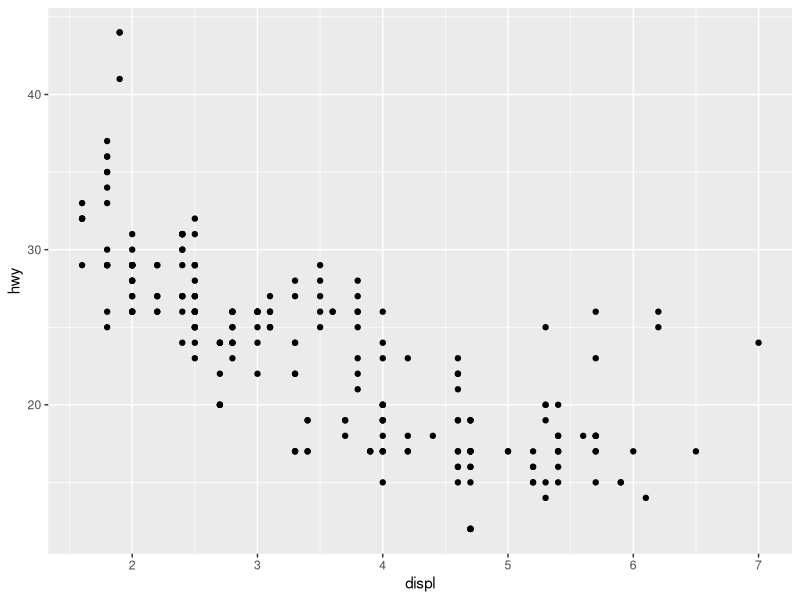
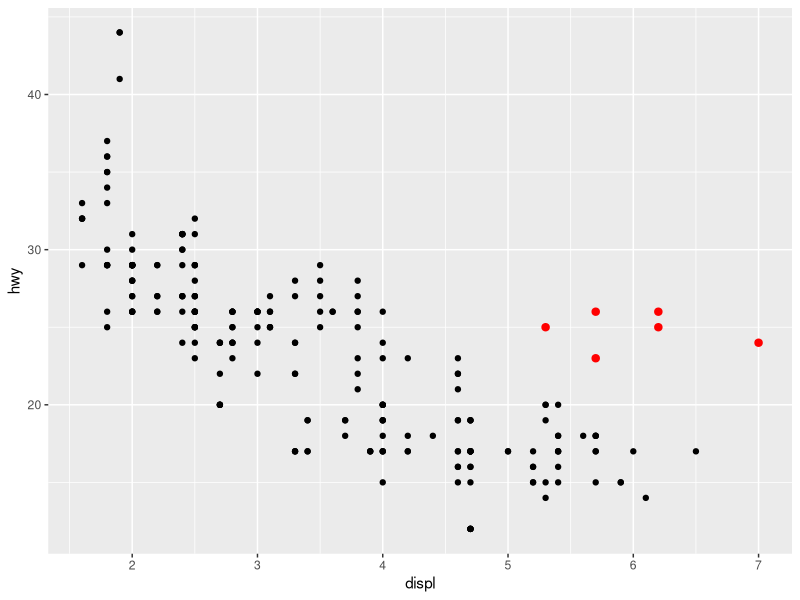
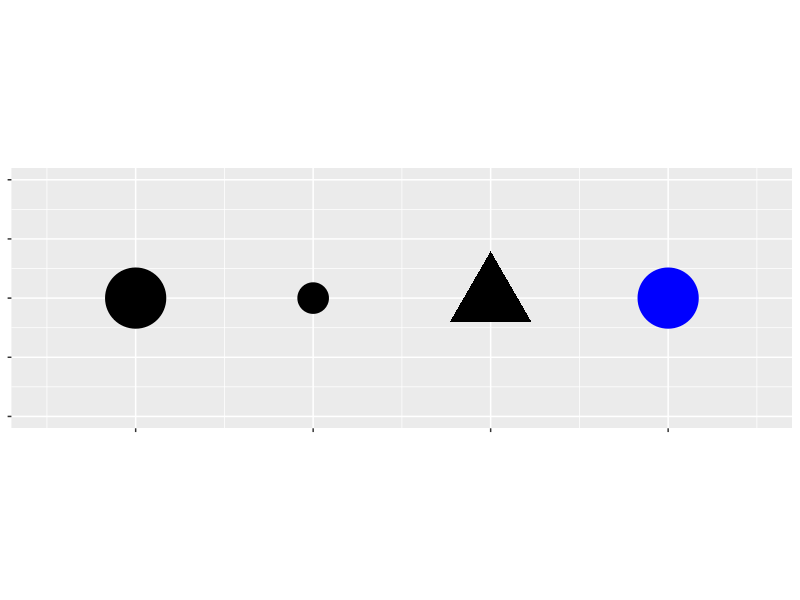
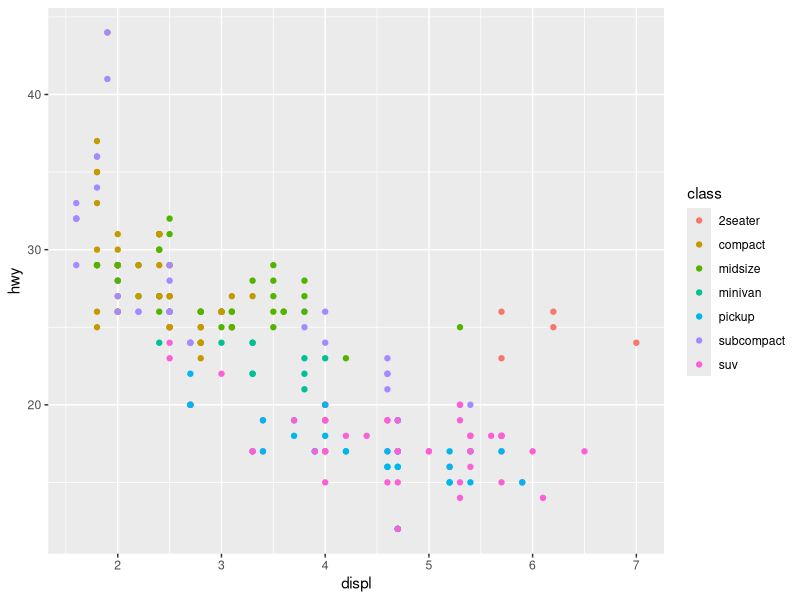
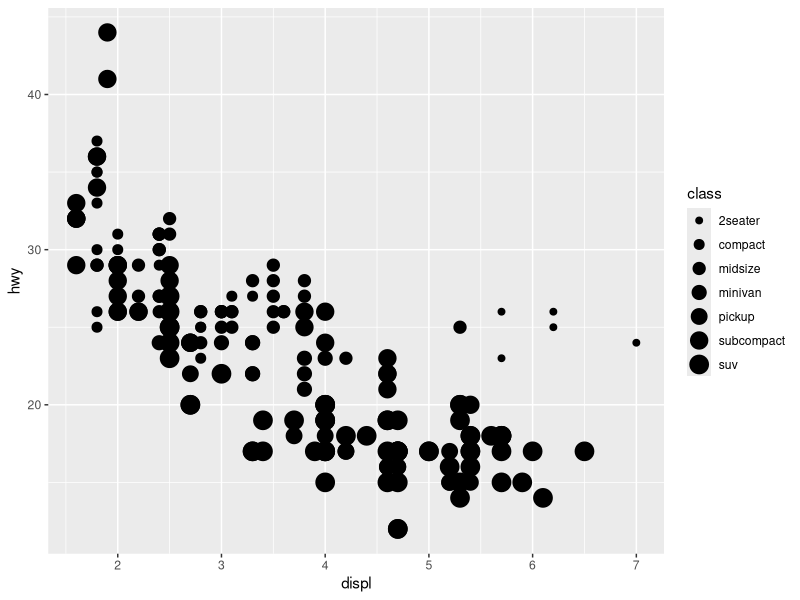
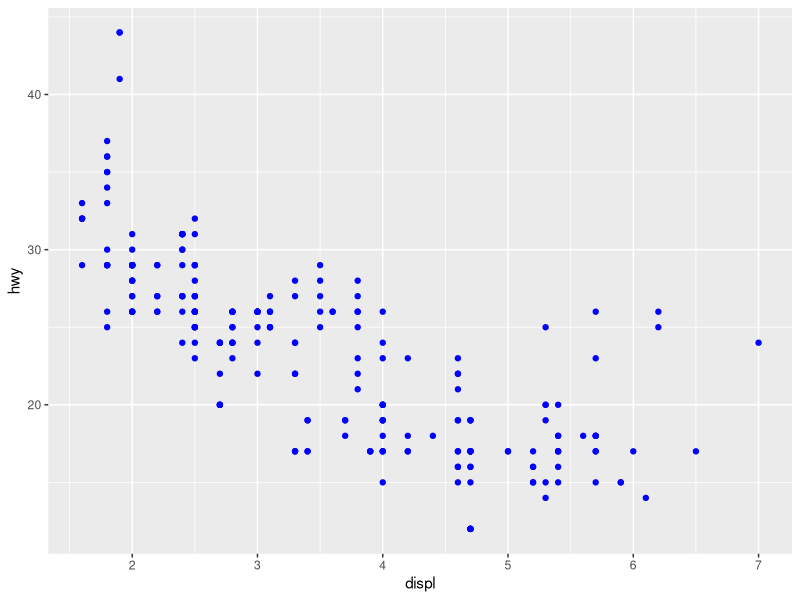
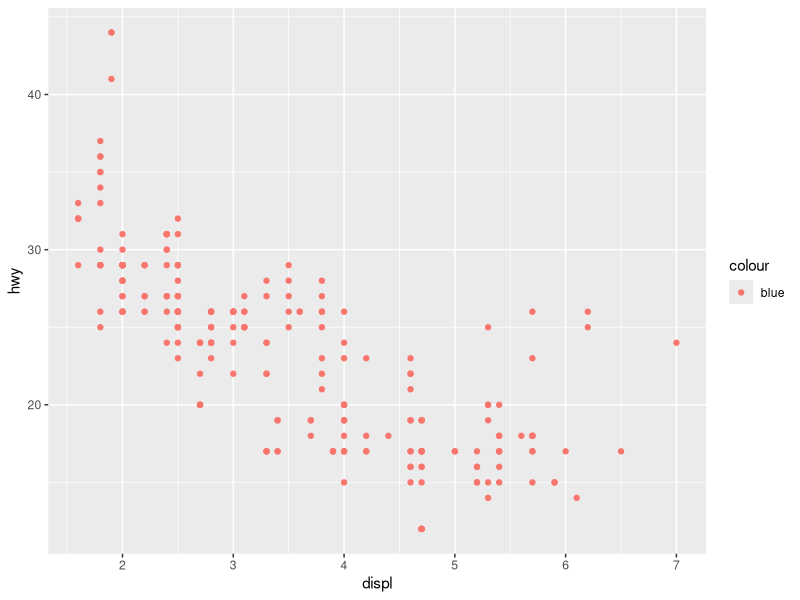
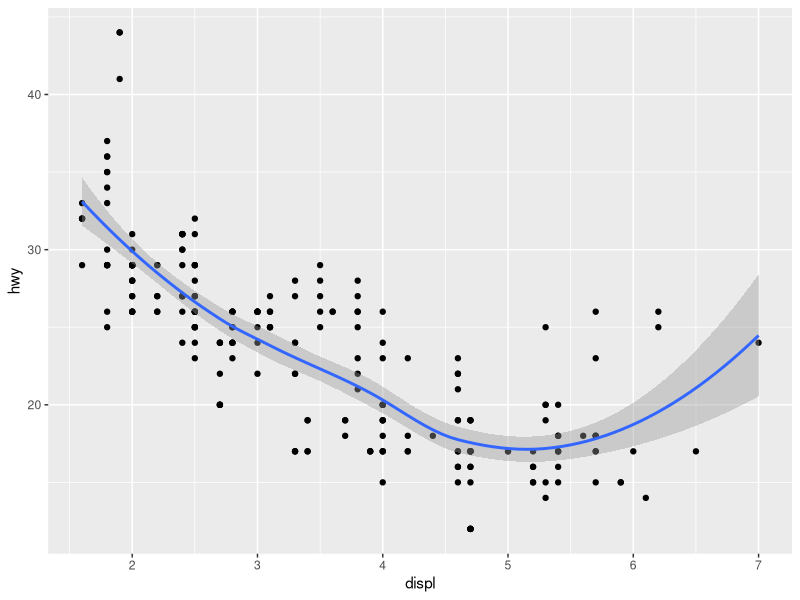

Write the R code that produced these figures, in order.
## ---- chunk 1
library(tidyverse)
## ---- chunk 2
mpg
## ---- chunk 3
ggplot(data = mpg) + 
  geom_point(mapping = aes(x = displ, y = hwy))
## ---- chunk 4
# YOUR CODE HERE
## ---- chunk 5
ggplot(data = mpg, mapping = aes(x = displ, y = hwy)) +
  geom_point() + 
  geom_point(data = dplyr::filter(mpg, displ > 5, hwy > 20), colour = "red", size = 2.2)
## ---- chunk 6
ggplot() +
  geom_point(aes(1, 1), size = 20) +
  geom_point(aes(2, 1), size = 10) + 
  geom_point(aes(3, 1), size = 20, shape = 17) + 
  geom_point(aes(4, 1), size = 20, colour = "blue") + 
  scale_x_continuous(NULL, limits = c(0.5, 4.5), labels = NULL) + 
  scale_y_continuous(NULL, limits = c(0.9, 1.1), labels = NULL) + 
  theme(aspect.ratio = 1/3)
## ---- chunk 7
ggplot(data = mpg) + 
  geom_point(mapping = aes(x = displ, y = hwy, color = class))
## ---- chunk 8
ggplot(data = mpg) + 
  geom_point(mapping = aes(x = displ, y = hwy, size = class))
## ---- chunk 9
ggplot(data = mpg) + 
  geom_point(mapping = aes(x = displ, y = hwy), color = "blue")
## ---- chunk 10
    ggplot(data = mpg) + 
      geom_point(mapping = aes(x = displ, y = hwy, color = "blue"))
## ---- chunk 11
ggplot(data = mpg, 
       mapping = aes(x = displ, y = hwy)) +
  geom_point() +
  geom_smooth()
## ---- chunk 12
ggplot(data = mpg, 
       mapping = aes(x = class, y = hwy)) +
  geom_boxplot() 
## ---- chunk 13
ggplot(data = mpg, 
       mapping = aes(x = class, y = hwy)) +
  geom_boxplot() +
  ylab("Highway Fuel Efficiency (miles per gallon)") +
  xlab("Vehicle Type")
## ---- chunk 14
ggplot(data = mpg, 
       mapping = aes(x = class, y = hwy)) +
  geom_boxplot() +
  ylab("Highway Fuel Efficiency (miles per gallon)") +
  xlab("Vehicle Type") +
  scale_y_log10()
## ---- chunk 15
ggplot(data = mpg, 
       mapping = aes(x = class, y = hwy)) +
  geom_boxplot() +
  ylab("Highway Fuel Efficiency (miles per gallon)") +
  xlab("Vehicle Type") +
  coord_flip()
## ---- chunk 16
ggplot(data = mpg, 
       mapping = aes(x = displ, y = hwy)) +
  geom_point() +
  facet_wrap(~class)
## ---- chunk 17
ggplot(data = mpg, 
       mapping = aes(x = displ, y = hwy, color = year)) +
  geom_point() +
  geom_smooth()
## ---- chunk 18
ggplot(data = mpg, aes(x = drv, y = hwy, color = class)) + 
  geom_point() +
  facet_wrap( ~ year) +
  xlab("drivetrain type") +
  ylab("highway map")
## ---- chunk 19
ggplot(data = mpg, aes(x = hwy)) + 
  geom_histogram()
## ---- chunk 20
ggplot(data = mpg, aes(x = hwy)) + 
  geom_density()
## ---- chunk 21
ggplot(data = mpg, aes(x = hwy)) + 
  geom_density() +
  geom_rug()
## ---- chunk 22
ggplot(data = mpg, aes(x = hwy)) + 
  geom_density() +
  geom_rug() +
  facet_wrap( ~ year)
## ---- chunk 23
ggplot(data = mpg, aes(x = hwy, color = year)) + 
  geom_density() +
  geom_rug()
## ---- chunk 24
# YOUR CODE HERE
